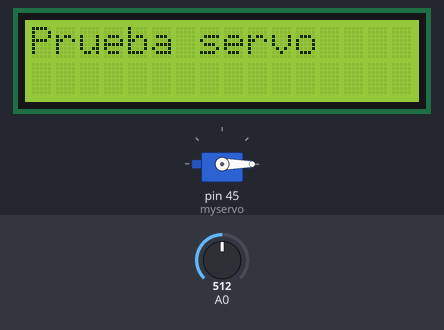
A sketch run on a simulated Arduino Mega 2560, built with avr-gcc and run on an emulated ATmega2560. On the bench: 16×2 character LCD, servo. Inputs (shaded band) come from the test bench; at power-on: A0 = 512.

Above: at 0.1 s.
At 2.7 s:
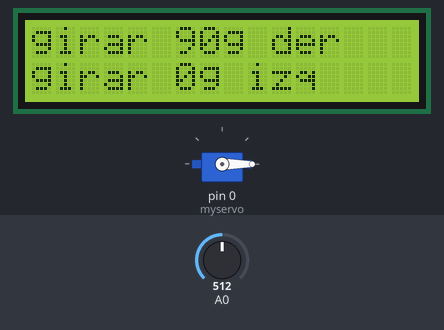
2.8 s: A0 set to 0
Timing chart, 0 to 5.8 s (numbered marks = the images above; inputs shaded):
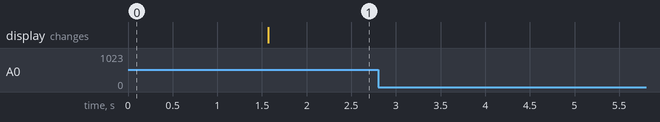

The sketch:

prueba-servo.ino
```cpp
#include <LiquidCrystal.h>
#include <Servo.h>

// Inicializacion del LCD (RS, EN, D4, D5, D6, D7)
LiquidCrystal lcd(8, 9, 4, 5, 6, 7);
Servo myservo; //Se le da nombre a nuestro servo

void setup() {
  lcd.begin(16, 2);
  myservo.attach(45);
  myservo.write(0); //Se inicializa en 0 grados

  lcd.setCursor(0, 0);
  lcd.print("Prueba servo");
  delay(1500);
  lcd.clear();
}

void loop() {
  int valorBotones = analogRead(A0);

  lcd.setCursor(0, 0);
  lcd.print("girar 90g der");
  lcd.setCursor(0, 1);
  lcd.print("girar 0g izq");
  if (valorBotones < 10){
    myservo.attach(90);
    }
  else if (valorBotones < 550 && valorBotones > 500){
    myservo.attach(0);
    }
  }
```
